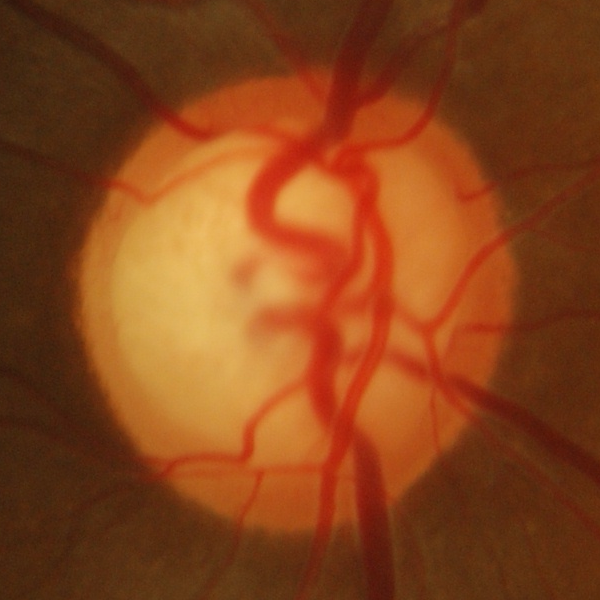
#> input picture DCT/drishtiGS_069_ROI.png, 600 x 600 px, found by its file name
$ python check_image.py
#> lines starting #> are read from the running program, lines starting #| are printed output that depends on the picture; after the words box and inside, x2 and y2 are one past the last pixel; in counts of white or black regions, pixels touching at a corner belong together; long printed decimals are rounded
import cv2
import numpy as np
import matplotlib.pyplot as plt

image_path = r"C:\Users\udit2\Desktop\Glaucoma\DCT\drishtiGS_069_ROI.png"

# Load image
image = cv2.imread(image_path, cv2.IMREAD_GRAYSCALE)
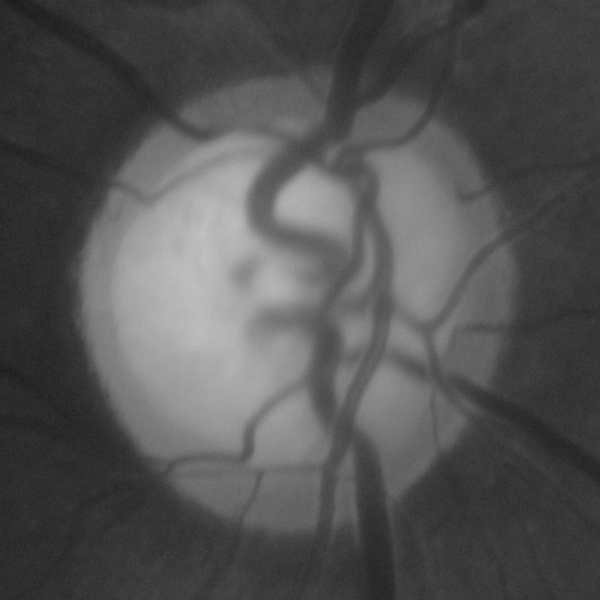
#> image: shape (600, 600); min 27, max 192, mean 83.6

if image is None:
    raise FileNotFoundError(f"Cannot load image: {image_path}")

# Resize and normalize
image = cv2.resize(image, (224, 224))
#> image: shape (224, 224)
image = image.astype(np.float32) / 255.0

# Calculate 2D DCT
dct_image = cv2.dct(image)
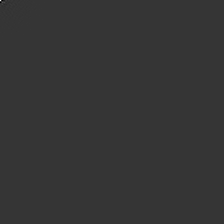
#> dct_image: shape (224, 224) float32; min -19.51, max 73.35, mean 0; drawn with min black and max white

# Separate DC coefficient from AC coefficients
ac_coefficients = dct_image.copy()
ac_coefficients[0, 0] = 0
#> ac_coefficients: shape (224, 224) float32; under 0.01% of pixels changed, all inside (x1, y1, x2, y2) = (0, 0, 1, 1)

# Log magnitude of AC coefficients
ac_log = np.log1p(np.abs(ac_coefficients))
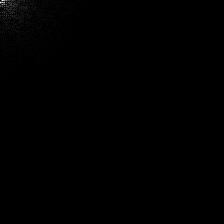
#> ac_log: shape (224, 224) float32; min 0, max 3.02, mean 0.0109; drawn with min black and max white

# Normalize AC coefficients for visualization
ac_visual = cv2.normalize(
    ac_log, None, 0, 255, cv2.NORM_MINMAX
).astype(np.uint8)

# Print numerical diagnostics
print("DCT minimum:", dct_image.min())
#| DCT minimum: -19.511
print("DCT maximum:", dct_image.max())
#| DCT maximum: 73.348
print("DC coefficient:", dct_image[0, 0])
#| DC coefficient: 73.348
print("AC absolute maximum:", np.abs(ac_coefficients).max())
#| AC absolute maximum: 19.511
print("AC absolute mean:", np.abs(ac_coefficients).mean())
#| AC absolute mean: 0.01315

# Display
plt.figure(figsize=(15, 5))

plt.subplot(1, 3, 1)
plt.imshow(image, cmap="gray")
plt.title("Original Image")
plt.axis("off")

plt.subplot(1, 3, 2)
plt.imshow(ac_visual, cmap="gray", vmin=0, vmax=255)
plt.title("DCT: AC Coefficients Only")
plt.axis("off")

plt.subplot(1, 3, 3)
plt.imshow(ac_log, cmap="inferno")
plt.title("Log Magnitude of AC Coefficients")
plt.colorbar()
plt.axis("off")

plt.tight_layout()
plt.show()
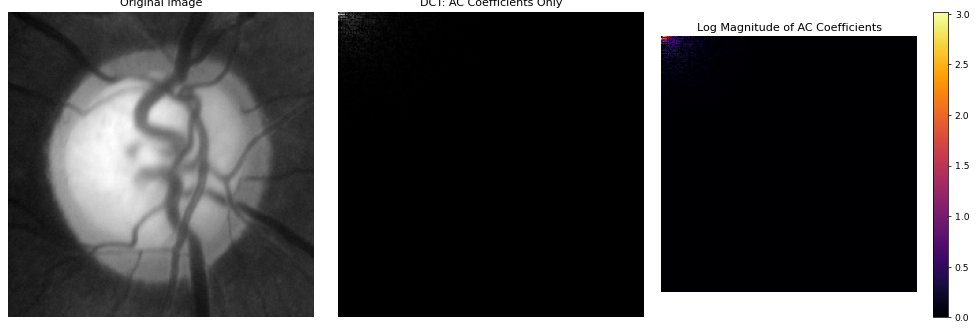
#> figure drawn by matplotlib, 4 panels

ac_coefficients = dct_image.copy()
ac_coefficients[0, 0] = 0

print("DC coefficient:", dct_image[0, 0])
#| DC coefficient: 73.348
print("Maximum absolute AC:", np.abs(ac_coefficients).max())
#| Maximum absolute AC: 19.511
print("Mean absolute AC:", np.abs(ac_coefficients).mean())
#| Mean absolute AC: 0.01315
print("AC standard deviation:", ac_coefficients.std())
#| AC standard deviation: 0.1568
print("99th percentile:", np.percentile(np.abs(ac_coefficients), 99))
#| 99th percentile: 0.1459

import numpy as np
import matplotlib.pyplot as plt

# Use your existing DCT output
ac_coefficients = dct_image.copy()
ac_coefficients[0, 0] = 0

# Log magnitude
ac_log = np.log1p(np.abs(ac_coefficients))

# Use the 99th percentile for display scaling
vmax = np.percentile(ac_log, 99)
#> vmax = 0.136

plt.figure(figsize=(8, 7))

plt.imshow(
    ac_log,
    cmap="gray",
    vmin=0,
    vmax=vmax
)

plt.title("DCT AC Coefficients — Percentile Scaling")
plt.colorbar(label="Log magnitude")
plt.axis("off")

plt.tight_layout()
plt.show()
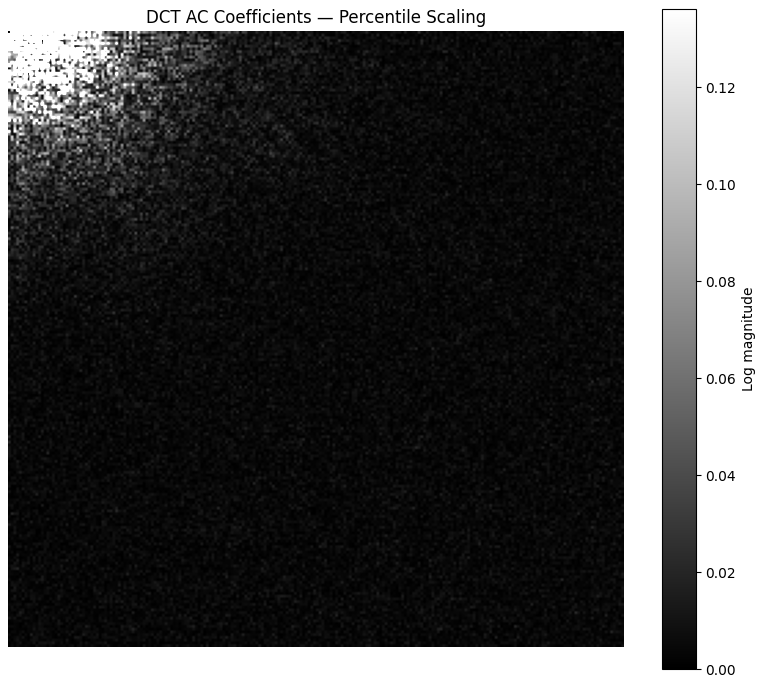
#> figure drawn by matplotlib, 2 panels
